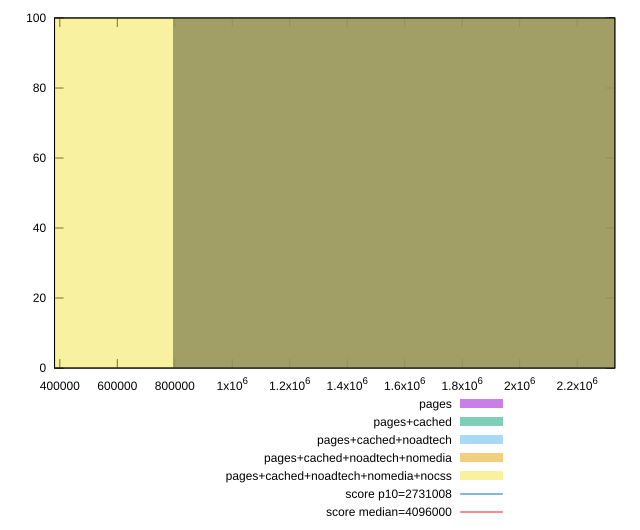

gnuplot code for this plot:
reset

$pages <<EOF
1586904.193815389 100
EOF

$pagesCached <<EOF
1586904.193815389 100
EOF

$pagesCachedNoadtech <<EOF
1586904.193815389 100
EOF

$pagesCachedNoadtechNomedia <<EOF
1586904.193815389 100
EOF

$pagesCachedNoadtechNomediaNocss <<EOF
0 100
EOF

set key outside below
set boxwidth 1586904.193815389
set xrange [381612:2331057]
set yrange [0:100]
set trange [0:100]
set style fill transparent solid 0.5 noborder

set parametric
set terminal svg size 640, 530 enhanced background rgb 'white'
set output "report_00023_2021-02-20T12:14:57.249Z/total-byte-weight/comparison/histogram/all_raw.svg"

plot $pages title "pages" with boxes, \
     $pagesCached title "pages+cached" with boxes, \
     $pagesCachedNoadtech title "pages+cached+noadtech" with boxes, \
     $pagesCachedNoadtechNomedia title "pages+cached+noadtech+nomedia" with boxes, \
     $pagesCachedNoadtechNomediaNocss title "pages+cached+noadtech+nomedia+nocss" with boxes, \
     2731008,t title "score p10=2731008", \
     4096000,t title "score median=4096000"

reset
